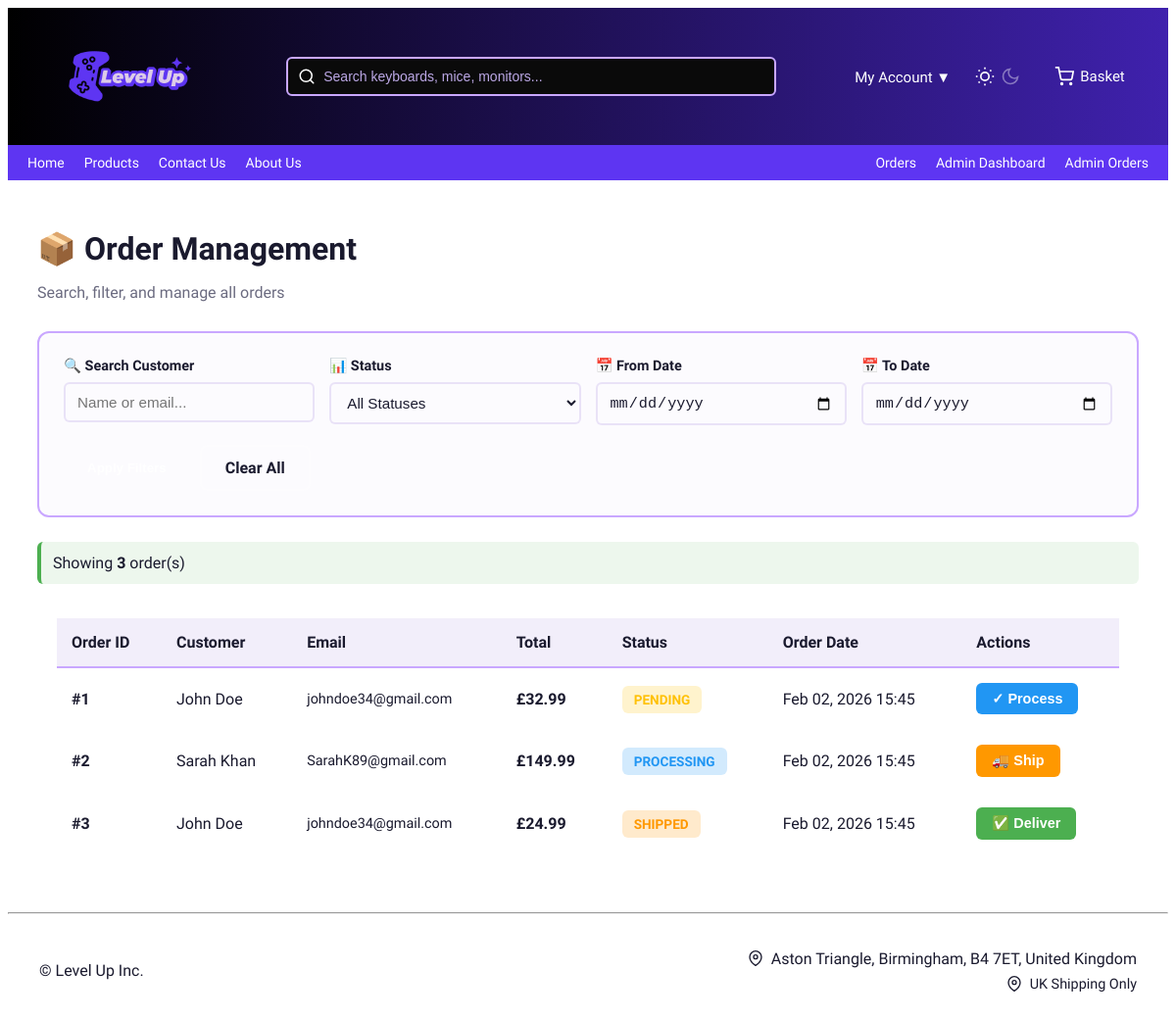
Screenshot of /public/index.php?page=admin-orders (signed in) with the database file from the repository.
### tables this page shows
CREATE TABLE orders (
  order_id INT AUTO_INCREMENT PRIMARY KEY,
  user_id INT NOT NULL,
  total_price DECIMAL(10,2) NOT NULL,

  status ENUM(
    'pending',
    'processing',
    'shipped',
    'delivered',
    'returned'
  ) DEFAULT 'pending',

  address_id INT NULL,
  payment_id INT NULL,

  processed_at TIMESTAMP NULL,
  shipped_at TIMESTAMP NULL,
  delivered_at TIMESTAMP NULL,

  created_at TIMESTAMP DEFAULT CURRENT_TIMESTAMP,

  shipping_address TEXT NOT NULL,
  payment_summary VARCHAR(100) NOT NULL,

  FOREIGN KEY (user_id) REFERENCES users(user_id),
  FOREIGN KEY (address_id) REFERENCES addresses(address_id),
  FOREIGN KEY (payment_id) REFERENCES payment_methods(payment_id)
);

CREATE TABLE users (
  user_id INT AUTO_INCREMENT PRIMARY KEY,
  name VARCHAR(100) NOT NULL,
  email VARCHAR(150) NOT NULL UNIQUE,
  password VARCHAR(255) NOT NULL,
  role ENUM('customer','admin') DEFAULT 'customer',
  phone VARCHAR(20),

  password_changed BOOLEAN DEFAULT 0,
  last_login TIMESTAMP NULL,

  created_at TIMESTAMP DEFAULT CURRENT_TIMESTAMP
);

### src/Controllers/AdminDashboardController.php (called while the page is built, shortened)
<?php
class AdminDashboardController extends BaseAdminController {
    public function orders() {
        $db = Database::getInstance()->getConnection();
        $sql = "
            SELECT
                o.order_id,
                o.total_price,
                o.status,
                o.created_at,
                u.name AS customer_name,
                u.email AS customer_email
            FROM orders o
            LEFT JOIN users u ON o.user_id = u.user_id
            WHERE 1=1
        ";
        $params = [];
        $sql .= " ORDER BY o.created_at DESC";
        $stmt = $db->prepare($sql);
        $stmt->execute($params);
        $orders = $stmt->fetchAll();
        include __DIR__ . '/../../templates/admin/orders.php';
    }
}

### templates/admin/orders.php (the view, shortened to what this page needs)
<?php include __DIR__ . '/../header.php'; ?>
<div class="admin-orders-container">
    <div class="admin-header">
        <h1>📦 Order Management</h1>
        <p>Search, filter, and manage all orders</p>
    </div>
    <div class="filter-section">
        <form method="GET" action="index.php" class="filter-form">
            <div class="filter-row">
                <div class="filter-group">
                    <label>🔍 Search Customer</label>
                    <input type="text" name="search" placeholder="Name or email..."
                           value="<?= htmlspecialchars($_GET['search'] ?? '') ?>">
                </div>
                <div class="filter-group">
                    <label>📊 Status</label>
                    <select name="status">
                        <option value="">All Statuses</option>
                    </select>
                </div>
                <div class="filter-group">
                    <label>📅 From Date</label>
                    <input type="date" name="date_from" value="<?= htmlspecialchars($_GET['date_from'] ?? '') ?>">
                </div>
                <div class="filter-group">
                    <label>📅 To Date</label>
                    <input type="date" name="date_to" value="<?= htmlspecialchars($_GET['date_to'] ?? '') ?>">
                </div>
            </div>
            <div class="filter-actions">
                <button type="submit" class="btn-filter">Apply Filters</button>
                <a href="index.php?page=admin-orders" class="btn-clear">Clear All</a>
            </div>
        </form>
    </div>
    <div class="results-summary">
        <p>Showing <strong><?= count($orders) ?></strong> order(s)</p>
    </div>
    <div class="table-container">
        <table class="admin-table">
            <thead>
                <tr>
                    <th>Order ID</th>
                    <th>Customer</th>
                    <th>Email</th>
                    <th>Total</th>
                    <th>Status</th>
                    <th>Order Date</th>
                    <th>Actions</th>
                </tr>
            </thead>
            <tbody>
                <?php if (empty($orders)): ?>
                    <tr>
                        <td colspan="7" class="no-results">No orders found matching your criteria</td>
                    </tr>
                <?php else: ?>
                    <?php foreach ($orders as $order): ?>
                        <tr class="order-row">
                            <td><strong>#<?= (int)$order['order_id'] ?></strong></td>
                            <td><?= htmlspecialchars($order['customer_name'] ?? 'Unknown') ?></td>
                            <td class="email-cell"><?= htmlspecialchars($order['customer_email'] ?? 'N/A') ?></td>
                            <td class="price-cell">£<?= number_format((float)$order['total_price'], 2) ?></td>
                            <td>
                                <span class="status-badge status-<?= htmlspecialchars($order['status']) ?>">
                                    <?= ucfirst(htmlspecialchars($order['status'])) ?>
                                </span>
                            </td>
                            <td><?= date('M d, Y H:i', strtotime($order['created_at'])) ?></td>
                            <td class="actions-cell">
                                <?php if ($order['status'] === 'pending'): ?>
                                    <form method="POST" style="display:inline;">
                                        <button type="submit" name="process_order" class="btn-action btn-process">✓ Process</button>
                                    </form>
                                <?php elseif ($order['status'] === 'processing'): ?>
                                    <form method="POST" style="display:inline;">
                                        <button type="submit" name="update_status" class="btn-action btn-ship">🚚 Ship</button>
                                    </form>
                                <?php elseif ($order['status'] === 'shipped'): ?>
                                    <form method="POST" style="display:inline;">
                                        <button type="submit" name="update_status" class="btn-action btn-deliver">✅ Deliver</button>
                                    </form>
                                <?php else: ?>
                                    <span class="text-muted">Completed</span>
                                <?php endif; ?>
                            </td>
                        </tr>
                    <?php endforeach; ?>
                <?php endif; ?>
            </tbody>
        </table>
    </div>
</div>
<?php include __DIR__ . '/../footer.php'; ?>

### public/assets/css/style.css (style rules this page uses)
:root { --bg-primary: #ffffff; --bg-secondary: #f5f5f5; --text-primary: #1a1a2e; --text-secondary: #6b6b80; --highlight-color: #5e35f2; --highlight-dark: #3f21ad; --danger: #ff4f4f; --lavender: #C9A7FF; --border-color: #e6e6ee; --shadow: 0 4px 16px rgba(0,0,0,0.06); --shadow-lg: 0 12px 40px rgba(0,0,0,0.12); }
body { background-color: var(--bg-primary); color: var(--text-primary); font-family: "Science Gothic", sans-serif; font-optical-sizing: auto; font-weight: 300; font-variation-settings: "slnt" 0, "wdth" 100, "CTRS" 0; transition: background-color 0.3s, color 0.3s; }

### templates/admin/orders.php (style rules this page uses)
.admin-orders-container { max-width: 1400px; margin: 0 auto; padding: 30px; }
.admin-header { margin-bottom: 30px; }
.admin-header h1 { color: var(--text-primary); margin-bottom: 5px; }
.admin-header p { color: var(--text-secondary); }
.filter-section { background: rgba(188, 168, 230, 0.05); border: 2px solid var(--lavender); border-radius: 12px; padding: 25px; margin-bottom: 25px; }
.filter-form { display: flex; flex-direction: column; gap: 20px; }
.filter-row { display: grid; grid-template-columns: repeat(auto-fit, minmax(200px, 1fr)); gap: 15px; }
.filter-group { display: flex; flex-direction: column; gap: 8px; }
.filter-group label { color: var(--text-primary); font-weight: 600; font-size: 0.9rem; }
.filter-group input, .filter-group select { padding: 10px 12px; border: 2px solid rgba(188, 168, 230, 0.3); border-radius: 6px; background: rgba(255, 255, 255, 0.05); color: var(--text-primary); font-size: 0.95rem; }
.filter-actions { display: flex; gap: 10px; }
.btn-filter, .btn-clear { padding: 12px 24px; border-radius: 8px; font-weight: 600; cursor: pointer; transition: all 0.3s ease; text-decoration: none; display: inline-block; border: none; }
.btn-filter { background: var(--highlight); color: white; }
.btn-clear { background: rgba(255, 255, 255, 0.1); color: var(--text-primary); border: 2px solid rgba(255, 255, 255, 0.2); }
.results-summary { margin-bottom: 15px; padding: 12px; background: rgba(76, 175, 80, 0.1); border-left: 4px solid #4caf50; border-radius: 6px; }
.results-summary p { margin: 0; color: var(--text-primary); }
.table-container { overflow-x: auto; background: rgba(255, 255, 255, 0.02); border-radius: 12px; padding: 20px; }
.admin-table { width: 100%; border-collapse: collapse; }
.admin-table thead { background: rgba(188, 168, 230, 0.2); }
.admin-table th { padding: 15px; text-align: left; color: var(--text-primary); font-weight: 600; border-bottom: 2px solid var(--lavender); }
.admin-table td { padding: 15px; border-bottom: 1px solid rgba(255, 255, 255, 0.1); color: var(--text-primary); }
.email-cell { font-size: 0.9rem; color: var(--text-secondary); }
.price-cell { font-weight: 600; color: var(--highlight); }
.status-badge { padding: 6px 12px; border-radius: 6px; font-size: 0.85rem; font-weight: 600; text-transform: uppercase; white-space: nowrap; }
.status-pending { background: rgba(255, 193, 7, 0.2); color: #ffc107; }
.status-processing { background: rgba(33, 150, 243, 0.2); color: #2196F3; }
.status-shipped { background: rgba(255, 152, 0, 0.2); color: #ff9800; }
.actions-cell { white-space: nowrap; }
.btn-action { padding: 8px 16px; border: none; border-radius: 6px; font-weight: 600; cursor: pointer; transition: all 0.3s ease; font-size: 0.9rem; }
.btn-process { background: #2196F3; color: white; }
.btn-ship { background: #ff9800; color: white; }
.btn-deliver { background: #4caf50; color: white; }

### rows the page displays
orders: order_id "1", user.name "John Doe", user.email "johndoe34@gmail.com", total_price "32.99", status "PENDING", created_at "Feb 02, 2026 15:45"
orders: order_id "2", user.name "Sarah Khan", user.email "SarahK89@gmail.com", total_price "149.99", status "PROCESSING", created_at "Feb 02, 2026 15:45"
orders: order_id "3", user.name "John Doe", user.email "johndoe34@gmail.com", total_price "24.99", status "SHIPPED", created_at "Feb 02, 2026 15:45"

### other values shown
count($orders) "3"
